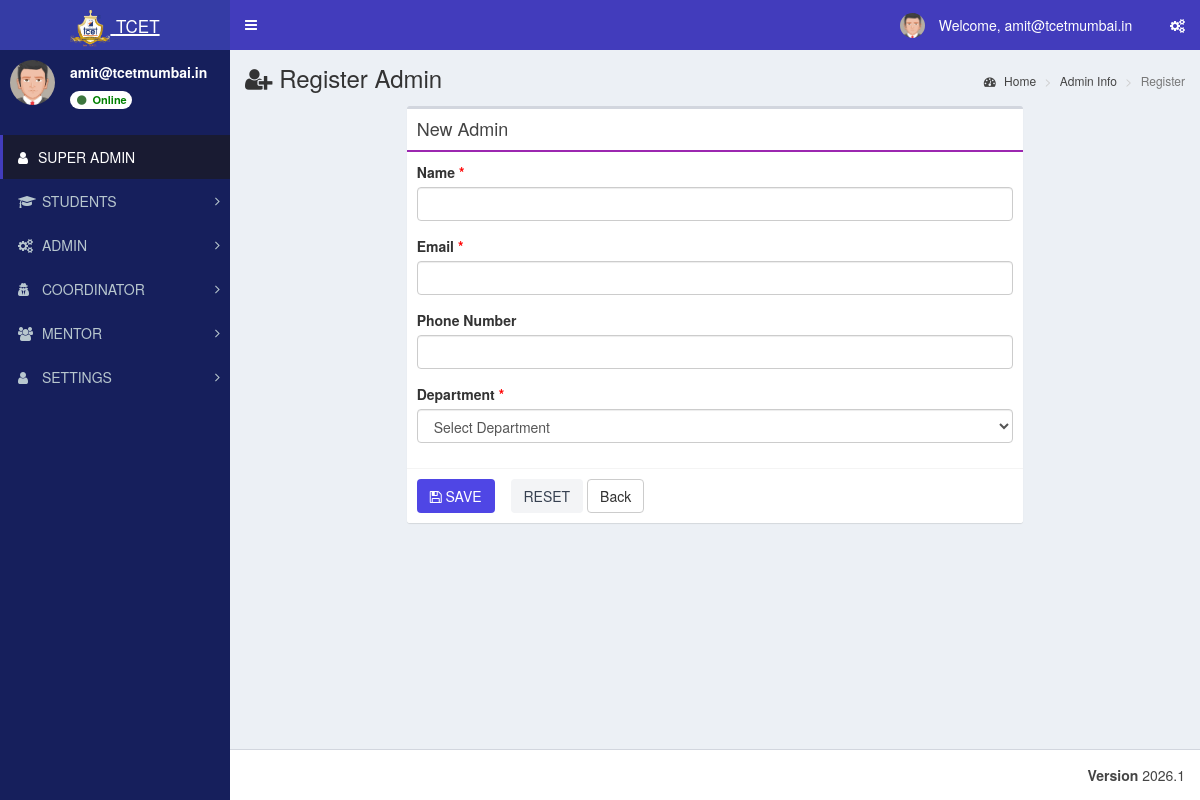
The page /admin/admin_register.php (signed in) on the database its author committed.
### tables this page shows
CREATE TABLE `st_login` (
  `login_id` int(11) NOT NULL,
  `username` varchar(200) NOT NULL,
  `password` varchar(255) NOT NULL,
  `role_id` int(11) NOT NULL,
  `user_id` int(11) NOT NULL,
  `created_at` timestamp NOT NULL DEFAULT current_timestamp()
);

CREATE TABLE `st_role_master` (
  `role_id` int(11) NOT NULL,
  `role_name` varchar(100) NOT NULL
);

CREATE TABLE `st_menu_master` (
  `menu_id` int(11) NOT NULL,
  `menu_name` varchar(100) NOT NULL,
  `menu_icon` varchar(100) NOT NULL DEFAULT 'fa fa-folder'
);

### admin/admin_register.php (called while the page is built, shortened)
<?php
$roleLabel = 'Admin';
$processFile = 'admin_process.php';
$infoFile = 'admin_info.php';
include 'role_register_base.php';
?>

### database/db_connect.php (called while the page is built, shortened)
<?php
class DBController
{
    public $host = "localhost";
    public $user = "root";
    public $password = "";
    public $database = "tcet_st";
    function __construct()
    {
        $this->conn = $this->connectDB();
    }
    function connectDB()
    {
      $conn = @mysqli_connect($this->host,$this->user,$this->password,$this->database);
      return $conn;
    }
}
?>

### admin/role_register_base.php (the view, shortened to what this page needs)
<?php include "header/header.php"; ?>
<div class="content-wrapper">
  <section class="content-header">
    <h1><i class="fa fa-user-plus"></i> Register <?php echo htmlspecialchars($roleLabel); ?></h1>
    <ol class="breadcrumb">
      <li><a href="index.php"><i class="fa fa-dashboard"></i> Home</a></li>
      <li><a href="<?php echo htmlspecialchars($infoFile); ?>"><?php echo htmlspecialchars($roleLabel); ?> Info</a></li>
      <li class="active">Register</li>
    </ol>
  </section>
  <section class="content">
    <div class="row">
      <div class="col-md-8 col-md-offset-2">
        <div class="box box-default role-form-box">
          <div class="box-header with-border">
            <h3 class="box-title">New <?php echo htmlspecialchars($roleLabel); ?></h3>
          </div>
          <form method="post" action="<?php echo htmlspecialchars($processFile); ?>" autocomplete="off">
            <div class="box-body">
              <div class="form-group">
                <label>Name <span style="color:red;">*</span></label>
                <input type="text" name="user_name" class="form-control" required>
              </div>
              <div class="form-group">
                <label>Email <span style="color:red;">*</span></label>
                <input type="email" name="email_id" class="form-control" required>
              </div>
              <div class="form-group">
                <label>Phone Number</label>
                <input type="text" name="phone_number" class="form-control" maxlength="15">
              </div>
              <div class="form-group">
                <label>Department <span style="color:red;">*</span></label>
                <select name="department_id" class="form-control" required>
                  <option value="">Select Department</option>
                </select>
              </div>
            </div>
            <div class="box-footer role-form-actions">
              <button type="submit" class="btn btn-submit"><i class="fa fa-save"></i> SAVE</button>
              <button type="reset" class="btn btn-reset">RESET</button>
              <a href="<?php echo htmlspecialchars($infoFile); ?>" class="btn btn-default">Back</a>
            </div>
          </form>
        </div>
      </div>
    </div>
  </section>
</div>
<?php include "header/footer.php"; ?>

### admin/header/header.php (shortened to what this page needs)
<?php
include_once("../database/db_connect.php");
$db_handle = new DBController();
$sql = "SELECT * FROM st_login WHERE login_id='" . $_SESSION['user_session'] . "'";
$result = mysqli_query($db_handle->conn, $sql) or die("database error:" . mysqli_error($db_handle->conn));
while ($row = $result->fetch_assoc()) {
	$usertype = $row['role_id'];
	$name = $row['username'];
}
$sql = "SELECT * FROM st_role_master WHERE role_id='" . $usertype . "'";
$result = mysqli_query($db_handle->conn, $sql) or die("database error:" . mysqli_error($db_handle->conn));
while ($row = $result->fetch_assoc()) {
	$role_name = $row['role_name'];
}
?>
<!DOCTYPE html>
<html>
<head>
	<link rel="stylesheet" href="bootstrap/css/bootstrap.min.css">
	<link rel="stylesheet" href="https://cdnjs.cloudflare.com/ajax/libs/font-awesome/4.5.0/css/font-awesome.min.css">
	<link rel="stylesheet" href="https://cdnjs.cloudflare.com/ajax/libs/ionicons/2.0.1/css/ionicons.min.css">
	<link rel="stylesheet" href="dist/css/AdminLTE.min.css">
	<link rel="stylesheet" href="dist/css/skins/_all-skins.min.css">
	<link rel="stylesheet" href="plugins/iCheck/flat/blue.css">
	<link rel="stylesheet" href="plugins/morris/morris.css">
	<link rel="stylesheet" href="plugins/jvectormap/jquery-jvectormap-1.2.2.css">
	<link rel="stylesheet" href="plugins/datepicker/datepicker3.css">
	<link rel="stylesheet" href="plugins/daterangepicker/daterangepicker.css">
	<link rel="stylesheet" href="plugins/bootstrap-wysihtml5/bootstrap3-wysihtml5.min.css">
</head>
<body class="hold-transition skin-blue sidebar-mini">
	<div class="wrapper">
		<header class="main-header">
			<a href="index.php" class="logo">
				<span class="logo-lg"><img src="images/booklogo.webp" class="py-2" height="40px" /> <small>TCET</small></span>
			</a>
			<nav class="navbar navbar-static-top">
				<a href="#" class="sidebar-toggle" data-toggle="offcanvas" role="button">
				</a>
				<div class="navbar-custom-menu">
					<ul class="nav navbar-nav">
						<li class="dropdown user user-menu">
							<a href="#" class="dropdown-toggle" data-toggle="dropdown">
								<img src="dist/img/user2-160x160.jpg" class="user-image" alt="User Image">
								<span class="hidden-xs">&nbsp;Welcome, <?php echo $name; ?> &nbsp;</span>
							</a>
						</li>
						<li>
							<a href="#" data-toggle="control-sidebar"><i class="fa fa-gears"></i></a>
						</li>
					</ul>
				</div>
			</nav>
		</header>
		<aside class="main-sidebar">
			<section class="sidebar">
				<div class="user-panel">
					<div class="pull-left image">
						<img src="dist/img/user2-160x160.jpg" class="img-circle" alt="User Image">
					</div>
					<div class="pull-left info">
						<p><?php echo $name;  ?></p>
						<a class="badge" href="#" style="background:white; color: green;">
							<i class="fa fa-circle text-success"></i> Online
						</a>
					</div>
				</div>
				<br />
				<?php include "side_menu.php"; ?>
		</aside>

### admin/header/side_menu.php (shortened to what this page needs)
<?php
function sidebar_has_column($conn, $table, $column)
{
	$escapedColumn = mysqli_real_escape_string($conn, $column);
	$result = mysqli_query($conn, "SHOW COLUMNS FROM $table LIKE '$escapedColumn'");
	$exists = ($result && mysqli_num_rows($result) > 0);
	return $exists;
}
$menuHasIconColumn = sidebar_has_column($db_handle->conn, 'st_menu_master', 'menu_icon');
$subMenuHasIconColumn = sidebar_has_column($db_handle->conn, 'st_sub_menu_master', 'sub_menu_icon');
$subMenuHasRouteColumn = sidebar_has_column($db_handle->conn, 'st_sub_menu_master', 'sub_menu_route');
$menuTree = array();
$menuIconSelect = $menuHasIconColumn
	? "COALESCE(NULLIF(TRIM(m.menu_icon), ''), 'fa fa-folder') AS menu_icon"
	: "'fa fa-folder' AS menu_icon";
$subMenuRouteSelect = $subMenuHasRouteColumn
	? "COALESCE(NULLIF(TRIM(sm.sub_menu_route), ''), '#') AS sub_menu_route"
	: "'#' AS sub_menu_route";
$subMenuIconSelect = $subMenuHasIconColumn
	? "COALESCE(NULLIF(TRIM(sm.sub_menu_icon), ''), 'fa fa-angle-double-right') AS sub_menu_icon"
	: "'fa fa-angle-double-right' AS sub_menu_icon";
$menuSql = "SELECT m.menu_id, m.menu_name, $menuIconSelect
			FROM st_menu_master m
			WHERE (
				EXISTS (
					SELECT 1
					FROM st_menu_allocation_master mar
					WHERE mar.menu_id = m.menu_id
					  AND mar.role_id = ?
					  AND mar.sub_menu_id IS NULL
				)
				OR EXISTS (
					SELECT 1
					FROM st_menu_allocation_master maa
					WHERE maa.menu_id = m.menu_id
					  AND maa.role_id = ?
					  AND maa.sub_menu_id IS NOT NULL
				)
			)
			ORDER BY m.menu_id";
$menuStmt = mysqli_prepare($db_handle->conn, $menuSql);
if ($menuStmt) {
	mysqli_stmt_bind_param($menuStmt, 'ii', $usertype, $usertype);
	mysqli_stmt_execute($menuStmt);
	$menuResult = mysqli_stmt_get_result($menuStmt);
	while ($menuRow = mysqli_fetch_assoc($menuResult)) {
		$menuId = (int) $menuRow['menu_id'];
		$menuTree[$menuId] = array(
			'menu_name' => $menuRow['menu_name'],
			'menu_icon' => $menuRow['menu_icon'],
			'submenus' => array()
		);
		$subSql = "SELECT sm.sub_menu_id, sm.sub_menu_name, $subMenuRouteSelect, $subMenuIconSelect
				   FROM st_sub_menu_master sm
				   WHERE sm.menu_id = ?
				   AND (
					   EXISTS (
						   SELECT 1
						   FROM st_menu_allocation_master mar
						   WHERE mar.sub_menu_id = sm.sub_menu_id
							 AND mar.role_id = ?
					   )
				   )
				   ORDER BY sm.sort_order ASC, sm.sub_menu_id ASC";
		$subStmt = mysqli_prepare($db_handle->conn, $subSql);
		if ($subStmt) {
			mysqli_stmt_bind_param($subStmt, 'ii', $menuId, $usertype);
			mysqli_stmt_execute($subStmt);
			$subResult = mysqli_stmt_get_result($subStmt);
			while ($subRow = mysqli_fetch_assoc($subResult)) {
				$menuTree[$menuId]['submenus'][] = $subRow;
			}
		}
	}
}
?>
<ul class="sidebar-menu" id="sidebar-dynamic-menu">
<li class="active"><a href="index.php"><i class="fa fa-user"></i><span><?php echo htmlspecialchars($role_name); ?></span></a></li>
<?php foreach ($menuTree as $menuId => $menuData) {
	$menuName = trim((string) $menuData['menu_name']);
	$menuIcon = trim((string) $menuData['menu_icon']);
?>
<li class="treeview" data-menu-id="<?php echo $menuId; ?>" id="sidebar-menu-<?php echo $menuId; ?>">
<a href="#">
<i class="<?php echo htmlspecialchars($menuIcon); ?>" aria-hidden="true"></i> <span><?php echo strtoupper(htmlspecialchars($menuName)); ?></span>
<span class="pull-right-container">
<i class="fa fa-angle-right pull-right"></i>
</span>
</a>
</li>
<?php } ?>
</ul>
</section>

### admin/role_register_base.php (style rules this page uses)
.role-form-box .box-header { border-bottom: 2px solid #9C27B0 !important; }

### rows shown on the page
st_login: username "amit@tcetmumbai.in"
st_role_master: role_name "SUPER ADMIN"
st_menu_master: menu_name "STUDENTS"
st_menu_master: menu_name "ADMIN"
st_menu_master: menu_name "COORDINATOR"
st_menu_master: menu_name "MENTOR"
st_menu_master: menu_name "SETTINGS"

### other values the page prints
$roleLabel "Admin"
